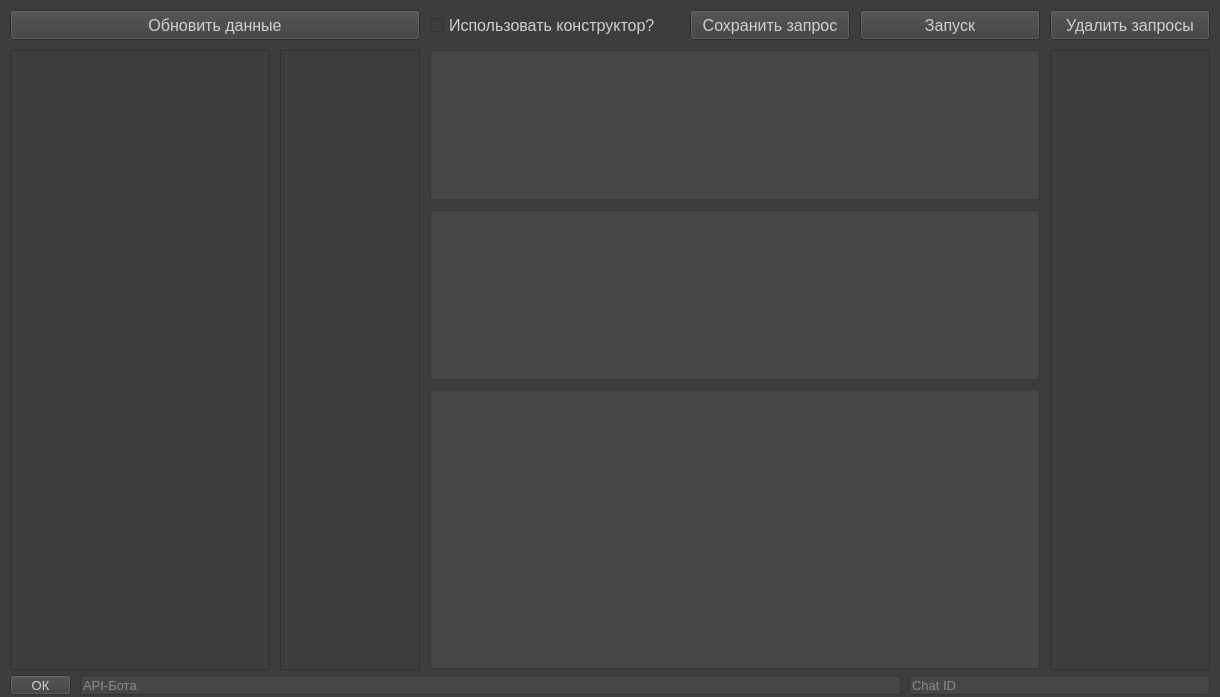
<?xml version="1.0" encoding="UTF-8"?>
<ui version="4.0">
 <class>Form</class>
 <widget class="QWidget" name="Form">
  <property name="geometry">
   <rect>
    <x>0</x>
    <y>0</y>
    <width>1220</width>
    <height>697</height>
   </rect>
  </property>
  <property name="sizePolicy">
   <sizepolicy hsizetype="Fixed" vsizetype="Fixed">
    <horstretch>0</horstretch>
    <verstretch>0</verstretch>
   </sizepolicy>
  </property>
  <property name="minimumSize">
   <size>
    <width>765</width>
    <height>470</height>
   </size>
  </property>
  <property name="windowTitle">
   <string>Form</string>
  </property>
  <property name="styleSheet">
   <string notr="true">background-color: rgb(61, 61, 61);</string>
  </property>
  <widget class="QPushButton" name="api_submit">
   <property name="geometry">
    <rect>
     <x>10</x>
     <y>675</y>
     <width>61</width>
     <height>20</height>
    </rect>
   </property>
   <property name="styleSheet">
    <string notr="true">color: rgb(208, 208, 208);
font-size:10pt;</string>
   </property>
   <property name="text">
    <string>ОК</string>
   </property>
  </widget>
  <widget class="QListWidget" name="list">
   <property name="geometry">
    <rect>
     <x>10</x>
     <y>50</y>
     <width>260</width>
     <height>620</height>
    </rect>
   </property>
   <property name="font">
    <font>
     <family>MS Shell Dlg 2</family>
     <pointsize>10</pointsize>
    </font>
   </property>
   <property name="styleSheet">
    <string notr="true">color: rgb(208, 208, 208);
font-size:10pt;</string>
   </property>
   <property name="isWrapping" stdset="0">
    <bool>false</bool>
   </property>
  </widget>
  <widget class="QPushButton" name="refresh">
   <property name="geometry">
    <rect>
     <x>10</x>
     <y>10</y>
     <width>410</width>
     <height>30</height>
    </rect>
   </property>
   <property name="styleSheet">
    <string notr="true">color: rgb(208, 208, 208);
font-size:12pt;</string>
   </property>
   <property name="text">
    <string>Обновить данные</string>
   </property>
  </widget>
  <widget class="QLineEdit" name="api">
   <property name="geometry">
    <rect>
     <x>80</x>
     <y>675</y>
     <width>821</width>
     <height>20</height>
    </rect>
   </property>
   <property name="styleSheet">
    <string notr="true">color: rgb(208, 208, 208);
background-color: rgb(70, 70, 70);
font-size:10pt;</string>
   </property>
   <property name="placeholderText">
    <string>API-Бота</string>
   </property>
  </widget>
  <widget class="QLineEdit" name="api_2">
   <property name="geometry">
    <rect>
     <x>909</x>
     <y>675</y>
     <width>301</width>
     <height>20</height>
    </rect>
   </property>
   <property name="styleSheet">
    <string notr="true">color: rgb(208, 208, 208);
background-color: rgb(70, 70, 70);
font-size:10pt;</string>
   </property>
   <property name="placeholderText">
    <string>Chat ID</string>
   </property>
  </widget>
  <widget class="QListWidget" name="list_2">
   <property name="geometry">
    <rect>
     <x>280</x>
     <y>50</y>
     <width>140</width>
     <height>620</height>
    </rect>
   </property>
   <property name="font">
    <font>
     <family>MS Shell Dlg 2</family>
     <pointsize>10</pointsize>
    </font>
   </property>
   <property name="styleSheet">
    <string notr="true">color: rgb(208, 208, 208);
font-size:10pt;</string>
   </property>
  </widget>
  <widget class="QListWidget" name="list_5">
   <property name="geometry">
    <rect>
     <x>1050</x>
     <y>50</y>
     <width>160</width>
     <height>620</height>
    </rect>
   </property>
   <property name="font">
    <font>
     <family>MS Shell Dlg 2</family>
     <pointsize>10</pointsize>
    </font>
   </property>
   <property name="styleSheet">
    <string notr="true">color: rgb(208, 208, 208);
font-size:10pt;</string>
   </property>
  </widget>
  <widget class="QPushButton" name="start">
   <property name="geometry">
    <rect>
     <x>860</x>
     <y>10</y>
     <width>180</width>
     <height>30</height>
    </rect>
   </property>
   <property name="styleSheet">
    <string notr="true">color: rgb(208, 208, 208);
font-size:12pt;</string>
   </property>
   <property name="text">
    <string>Запуск</string>
   </property>
  </widget>
  <widget class="QTableWidget" name="okno">
   <property name="geometry">
    <rect>
     <x>430</x>
     <y>50</y>
     <width>610</width>
     <height>150</height>
    </rect>
   </property>
   <property name="styleSheet">
    <string notr="true">color: rgb(208, 208, 208);
background-color: rgb(70, 70, 70);
font-size:10pt;</string>
   </property>
  </widget>
  <widget class="QTextEdit" name="console">
   <property name="geometry">
    <rect>
     <x>430</x>
     <y>389</y>
     <width>610</width>
     <height>280</height>
    </rect>
   </property>
   <property name="styleSheet">
    <string notr="true">color: rgb(208, 208, 208);
background-color: rgb(70, 70, 70);
font-size:8pt;</string>
   </property>
  </widget>
  <widget class="QPushButton" name="save_conf">
   <property name="geometry">
    <rect>
     <x>690</x>
     <y>10</y>
     <width>160</width>
     <height>30</height>
    </rect>
   </property>
   <property name="styleSheet">
    <string notr="true">color: rgb(208, 208, 208);
font-size:12pt;</string>
   </property>
   <property name="text">
    <string>Сохранить запрос</string>
   </property>
  </widget>
  <widget class="QTextEdit" name="req_con">
   <property name="geometry">
    <rect>
     <x>430</x>
     <y>210</y>
     <width>610</width>
     <height>170</height>
    </rect>
   </property>
   <property name="styleSheet">
    <string notr="true">color: rgb(208, 208, 208);
background-color: rgb(70, 70, 70);
font-size:10pt;</string>
   </property>
  </widget>
  <widget class="QCheckBox" name="checkBox">
   <property name="geometry">
    <rect>
     <x>430</x>
     <y>10</y>
     <width>240</width>
     <height>30</height>
    </rect>
   </property>
   <property name="styleSheet">
    <string notr="true">color: rgb(208, 208, 208);
font-size:12pt;</string>
   </property>
   <property name="text">
    <string>Использовать конструктор?</string>
   </property>
  </widget>
  <widget class="QPushButton" name="delete_req">
   <property name="geometry">
    <rect>
     <x>1050</x>
     <y>10</y>
     <width>160</width>
     <height>30</height>
    </rect>
   </property>
   <property name="styleSheet">
    <string notr="true">color: rgb(208, 208, 208);
font-size:12pt;</string>
   </property>
   <property name="text">
    <string>Удалить запросы</string>
   </property>
  </widget>
 </widget>
 <resources/>
 <connections/>
</ui>
